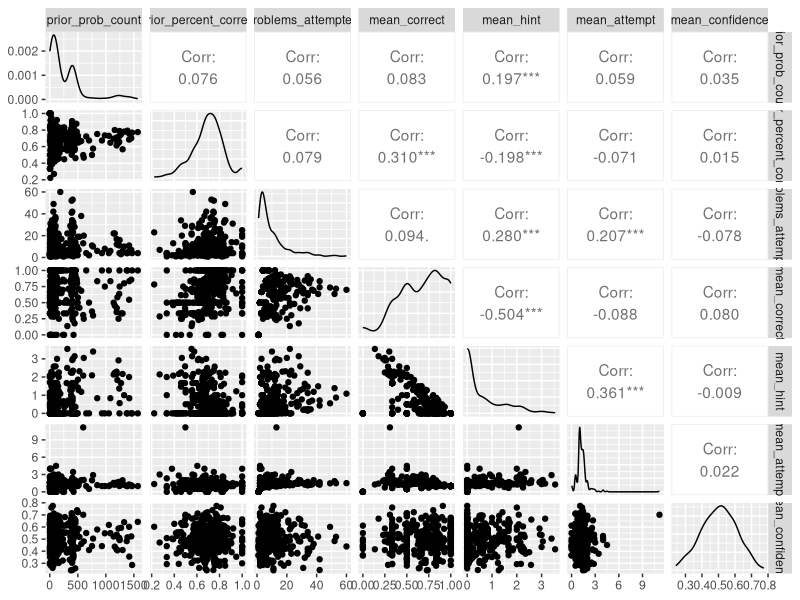
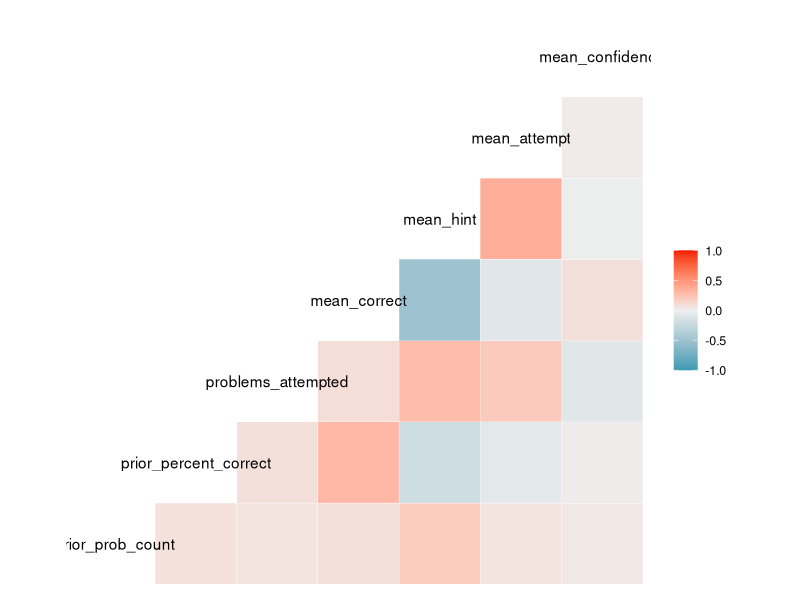
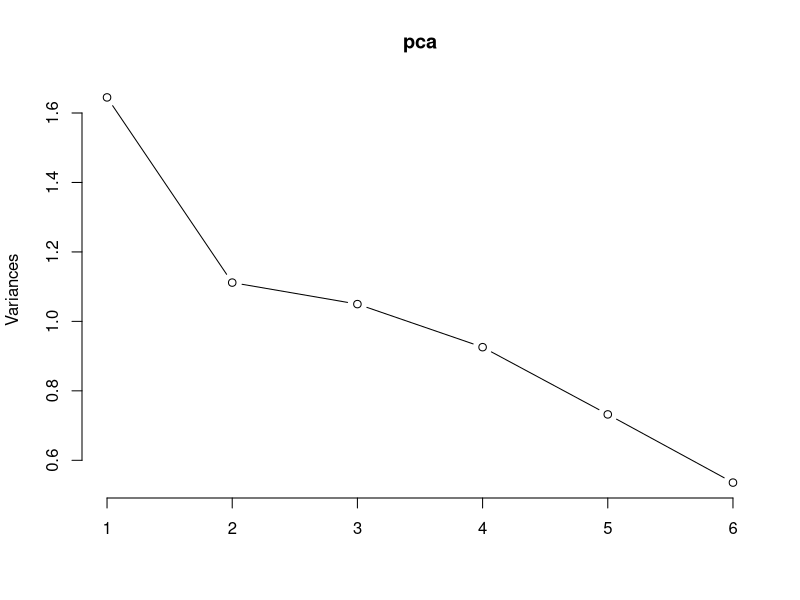
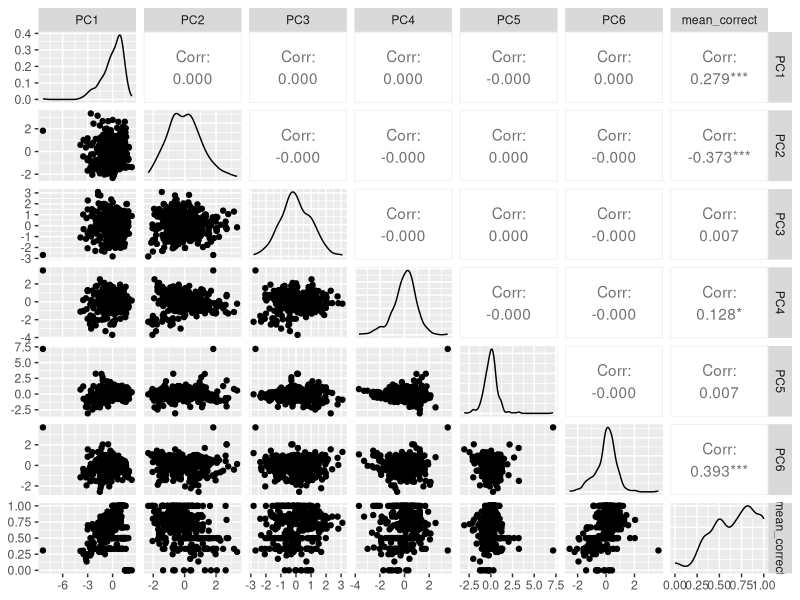
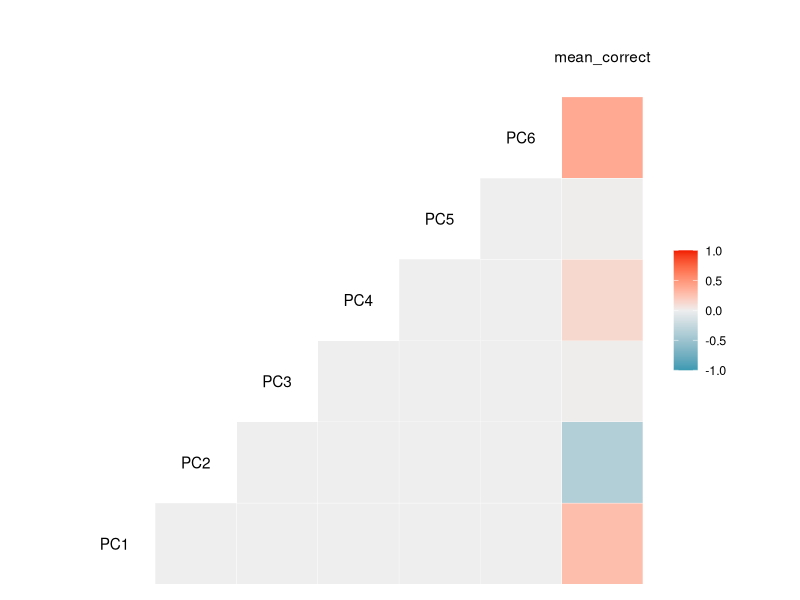
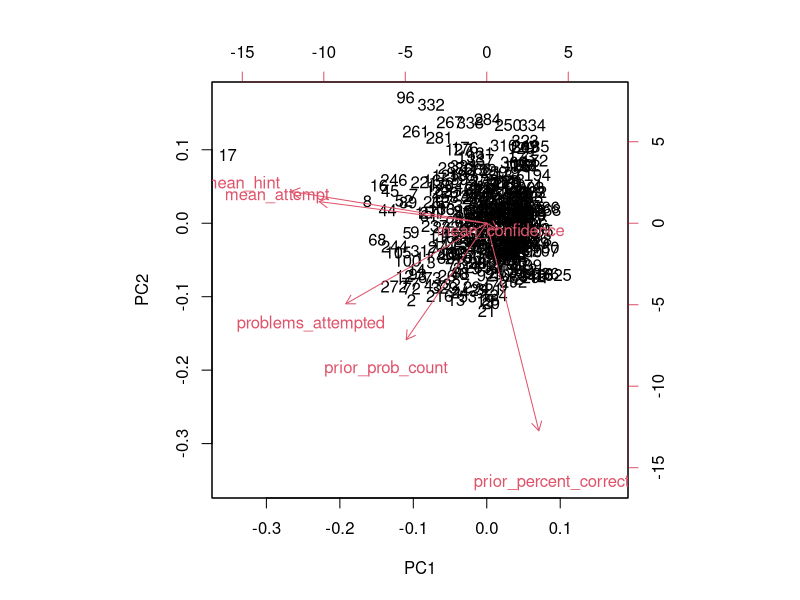
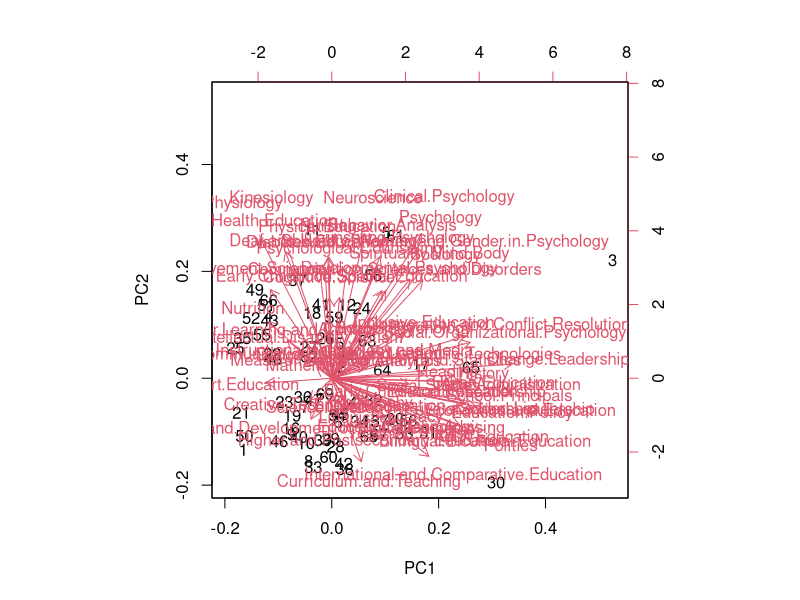

Source code (R) for these figures, in order:
## ---- chunk 1
D1 <- read.csv("Assistments-confidence.csv")


## ---- chunk 2
#You can install the corrplot package to plot some pretty correlation matrices (sometimes called correlograms)

library(ggplot2)
library(GGally)

ggpairs(D1, 2:8, progress = FALSE) #ggpairs() draws a correlation plot between all the columns you identify by number (second option, you don't need the first column as it is the student ID) and progress = FALSE stops a progress bar appearing as it renders your plot

ggcorr(D1[,-1], method = c("everything", "pearson")) #ggcorr() doesn't have an explicit option to choose variables so we need to use matrix notation to drop the id variable. We then need to choose a "method" which determines how to treat missing values (here we choose to keep everything, and then which kind of correlation calculation to use, here we are using Pearson correlation, the other options are "kendall" or "spearman")

#Study your correlogram images and save them, you will need them later. Take note of what is strongly related to the outcome variable of interest, mean_correct. 
## ---- chunk 3
library(tidyr)
library(dplyr)
D2 <- select(D1, -mean_correct,-id)

## ---- chunk 4
pca <- prcomp(D2, scale. = TRUE)
## ---- chunk 5
pca$sdev

#To convert this into variance accounted for we can square it, these numbers are proportional to the eigenvalue

pca$sdev^2

#A summary of our pca will give us the proportion of variance accounted for by each component

summary(pca)

#We can look at this to get an idea of which components we should keep and which we should drop

plot(pca, type = "lines")
## ---- chunk 6
#Now, create a data frame of the transformed data from your pca.

D3 <- data.frame(pca$x)

#Attach the variable "mean_correct" from your original data frame to D3.

D3$mean_correct <- D1$mean_correct

#Now re-run your correlation plots between the transformed data and mean_correct. If you had dropped some components would you have lost important infomation about mean_correct?

ggpairs(D3, progress = FALSE)
ggcorr(D3, method = c("everything", "pearson"))

## ---- chunk 7
pca$rotation

#Examine the eigenvectors, notice that they are a little difficult to interpret. It is much easier to make sense of them if we make them proportional within each component

loadings <- abs(pca$rotation) #abs() will make all eigenvectors positive

#Now examine your components and try to come up with substantive descriptions of what some might represent?

#You can generate a biplot to help you, though these can be a bit confusing. They plot the transformed data by the first two components. Therefore, the axes represent the direction of maximum variance accounted for. Then mapped onto this point cloud are the original directions of the variables, depicted as red arrows. It is supposed to provide a visualization of which variables "go together". Variables that possibly represent the same underlying construct point in the same direction.  

biplot(pca)


## ---- chunk 8
P1 <- read.csv('tc-program-combos.csv')
P2 <- select(P1, -program)
pca2 <- prcomp(P2, scale. = TRUE)
summary(pca2)
pca2$sdev
pca2$rotation
loadings2 <- abs(pca2$rotation) 
biplot(pca2)
